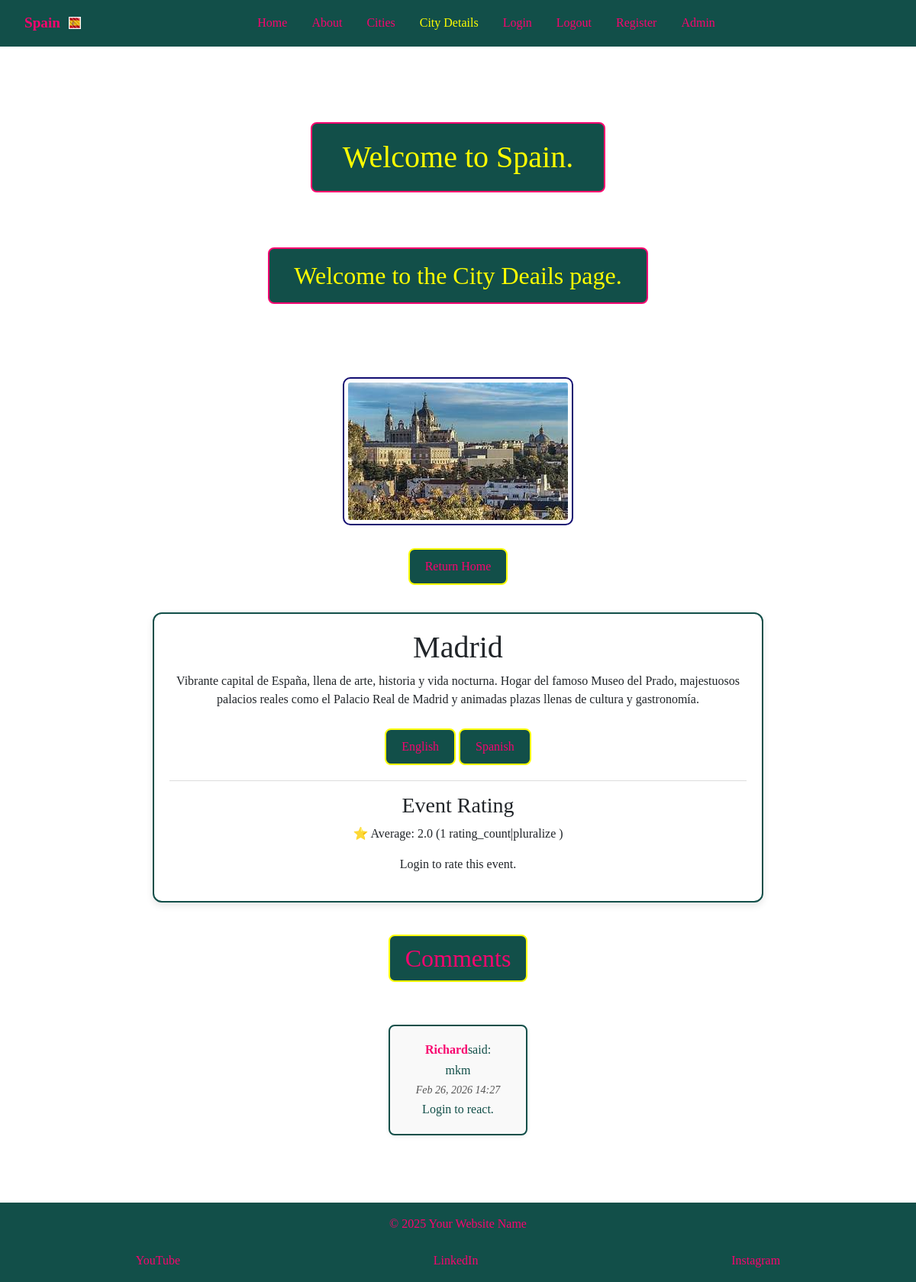
Page /city-details/2/?lang=es on the committed database.
### espana_es/models.py (models this page shows, shortened)
class CardText(models.Model):
    title = models.CharField(max_length=30)
    content = models.TextField()
    image_name = models.CharField(
        max_length=20,
        help_text="Enter file name (eg 'Alciante.jpg)",
        default='default.jpg',
        blank=True
    )
    saved_by = models.ManyToManyField(User,
                                      related_name='saved_cards', blank=True)

class CardTextTranslation(models.Model):
    LANGUAGE_CHOICES = [
        ('en', 'English'),
        ('es', 'Spanish'),
    ]
    card = models.ForeignKey(
        CardText,
        related_name='translations',
        on_delete=models.CASCADE
    )
    language = models.CharField(max_length=5, choices=LANGUAGE_CHOICES)
    content = models.TextField()

class Comment(models.Model):
    card = models.ForeignKey(
        CardText,
        on_delete=models.CASCADE,
        related_name='comments',
        default=1
    )
    user = models.ForeignKey(User, on_delete=models.CASCADE)
    text = models.TextField()
    created_at = models.DateTimeField(auto_now_add=True)
    updated_at = models.DateTimeField(auto_now=True)

### espana_es/views.py (the view)
# urls.py: path('city-details/<int:pk>/', views.city_details, name='city-details'),
def city_details(request, pk):
    card = get_object_or_404(CardText, id=pk)
    lang = request.GET.get('lang', 'en')
    translation = card.translations.filter(language=lang).first()
    content = (
        translation.content
        if translation
        else card.content or 'Content coming soon.'
    )
    form = CommentForm(request.POST)
    if form.is_valid():
        comment = form.save(commit=False)
        comment.user = request.user
        comment.card = card
        comment.save()
        return redirect('city-details', pk=card.pk)
    else:
        form = CommentForm()
    comments = card.comments.all().order_by('created_at')
    average_rating = card.ratings.aggregate(avg=Avg('rating'))['avg']
    rating_count = card.ratings.count()
    user_rating = None
    if request.user.is_authenticated:
        user_rating = EventRating.objects.filter(
            card=card, user=request.user
        ).first()
    return render(request,
                  'city-details.html',
                  {'active_tab': 'city-details',
                   'card': card,
                   'content': content,
                   'comments': comments,
                   'form': form,
                   'lang': lang,
                   'average_rating': average_rating,
                   'rating_count': rating_count,
                   'user_rating': user_rating
                   })

### espana_es/templates/city-details.html (shortened to what this page needs)
{% extends 'base.html' %}
{% load static %}
{% load comment_tags %}
{% block body_class %}morph-page{% endblock %}
{% block morph_images %}
<div class="image-morph">
</div>
{% endblock %}
{% block content %}
<h2 class="color-h2">Welcome to the City Deails page.</h2>
<main class="card-detail-wrapper">
    <div class="card-detail">
        <img src="{% static 'images/' %}{{ card.image_name }}" alt="{{ card.title }}">
        <p>
            <a class="color-return" href="{% url 'index' %}">Return Home</a>
        </p>
        <div class="card-content-box">
            <h1>{{ card.title }}</h1>
            <p>{{ content }}</p>
            <div class="lang-switch">
                <a href="{% url 'city-details' pk=card.pk %}?lang=en">English</a>
                <a href="{% url 'city-details' pk=card.pk %}?lang=es">Spanish</a>
            </div>
            <div class="rating-box">
                <h3>Event Rating</h3>
                <p>
                    ⭐ Average:
                    {% if average_rating %}
                        {{ average_rating|floatformat:1 }}
                    {% else %}
                        No ratings yet
                    {% endif %}
                    {% if rating_count %}
                        ({{ rating_count }} rating_count|pluralize )
                    {% endif %}
                </p>
                {% if user.is_authenticated %}
                <form method='POST' class="star-form" data-url="{% url 'rate_card' pk=card.id %}">
                    {% csrf_token %}
                    <div class="star-rating">
                        {% for star in "12345"|make_list %}
                        <button type="button" name="rating" value="{{ star }}"
                        class="star-btn {% if user_rating and user_rating.rating == star|add:'0' %}slected{% endif %}">
                         ★
                    </button>
                    {% endfor %}
                    </div>
                    <small class="rating-msg">
                        {% if user_rating %}
                            Your rating: {{ user_rating.rating }}  ★ (click star to change)
                        {% else %}
                            Click star to rate card
                        {% endif %}
                    </small>
                </form>
                {% else %}
                <p>Login to rate this event.</p>
                {% endif %}
            </div>
        </div>
    </div>
    <div class="comments-section">
        <h2>Comments</h2>
        {% for comment in comments %}
        <div class="comment" data-id="{{ comment.id }}">
            <p><strong>{{ comment.user.username }}</strong>said:</p>
            <p>{{ comment.text }}</p>
            <small>{{ comment.created_at|date:"M d, Y H:i "}}</small>
            <div class="reaction-buttons">
                {% if user.is_authenticated %}
                <button class="like-btn" data-url="{% url 'toggle_reaction' comment.id 'like' %}">👍</button>
                <span class="like-count">{{ comment|reaction_count:"like" }}</span>
                <button class="dislike-btn" data-url="{% url 'toggle_reaction' comment.id 'dislike' %}">👎</button>
                <span class="dislike-count">{{ comment|reaction_count:"dislike" }}</span>
                {% else %}
                <p>Login to react.</p>
                {% endif %}
            </div>
        </div>
        {% empty %}
        <hr>
        <p class="no-comments">No Comments yer</p>
        {% endfor %}
    </div>
</main>
{% endblock %}

### espana_es/static/CSS/espana.css (style rules this page uses)
* { box-sizing: border-box; margin: 0; padding: 0; }
html, body { height: 100%; font-family: "Times New Roman", Times, serif; overflow-x: hidden; }
.morph-page { position: relative; min-height: 100vh; display: flex; flex-direction: column; }
.morph-page main { flex: 1; }
.image-morph { position: fixed; top: 0; left: 0; width: 100vw; height: 100vh; z-index: -1; }
main { flex: 1; display: flex; flex-direction: column; align-items: center; justify-content: flex-start; text-align: center; padding: 2rem 1rem; gap: 2rem; }
.color-h2 { color: yellow; text-align: center; margin: 0em auto 1em auto; padding: 0.5em 1em; border: 2px solid #f8046f; border-radius: 8px; background: #124f49; width: fit-content; }
a.color-return { text-align: center; margin: 0em auto; padding: 0.5em 1em; border: 2px solid #f8046f; border-radius: 8px; background: #124f49; color: #f8046f; text-decoration: none; }
.card-detail { display: flex; flex-direction: column; align-items: center; text-align: center; gap: 20px; max-width: 800px; }
.card-detail img { max-width: 100%; height: auto; border-radius: 10px; border: 2px solid #007BFF; padding: 5px; background-color: #fff; border: 2px solid #120d71; }
.card-content-box { background-color: #ffffff; border: 2px solid #124f49; border-radius: 12px; padding: 20px; box-shadow: 0 4px 10px rgba(0,0,0,0.1); width: 100%; box-sizing: border-box; min-width: 0; }
.card-detail a { display: inline-block; margin-top: 10px; padding: 10px 20px; background-color: #124f49; color: #f8046f; text-decoration: none; border-radius: 8px; transition: transform 0.2s, background-color 0.2s; border: 2px solid yellow; }
.rating-box { margin-top: 20px; padding-top: 15px; border-top: 1px solid #ddd; }
.comment { margin-bottom: 1em; padding: 0.75em 1em; background: #f9f9f9; border-radius: 8px; }
.comments-section h2 { display: inline-block; margin-top: 10px; padding: 10px 20px; background-color: #124f49; color: #f8046f; text-decoration: none; border-radius: 8px; transition: transform 0.2s, background-color 0.2s; border: 2px solid yellow; }
.comment { margin-bottom: 1.5em; margin-top: 3rem; padding: 1em; background: #f9f9f9; border: 2px solid #124f49; border-radius: 8px; box-shadow: 0 2px 6px rgba(0,0,0,0.05); }
.comment p { margin: 0.25em 0; color: #124f49; line-height: 1.4; }
.comment p strong { color: #f8046f; font-weight: bold; }
.comment small { color: #555; font-style: italic; display: block; margin-top: 0.3em; }

### rows in the picture
CardText: image_name (picture), title "Madrid"
CardTextTranslation: content "Vibrante capital de España, llena de arte, historia y vida nocturna. Hogar del famoso Museo del Prado, majestuosos palacios reales como el Palacio Real de Madrid y animadas plazas llenas de cultura y gastronomía."
Comment: user.username "Richard", text "mkm", created_at "Feb 26, 2026 14:27"

### other values in the picture
{{ average_rating|floatformat:1 }} "2.0"
{{ rating_count }} "1"
